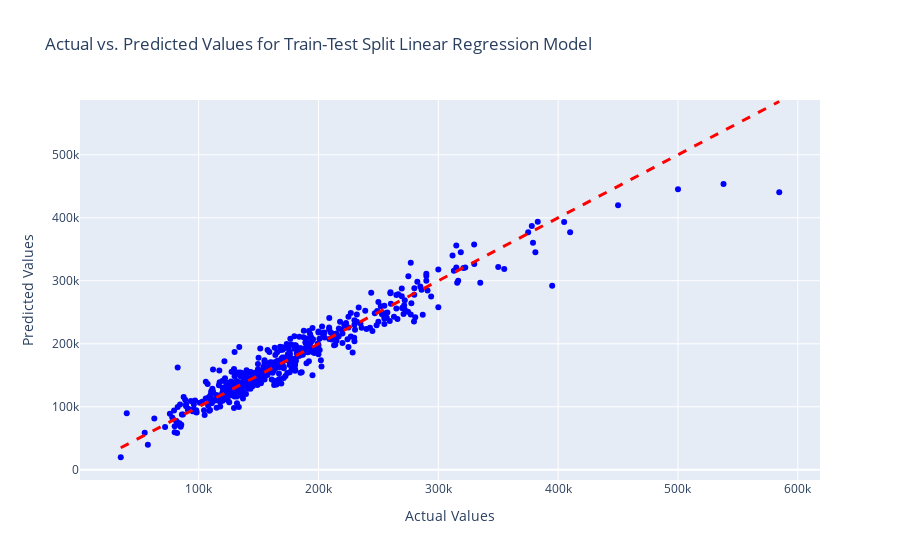
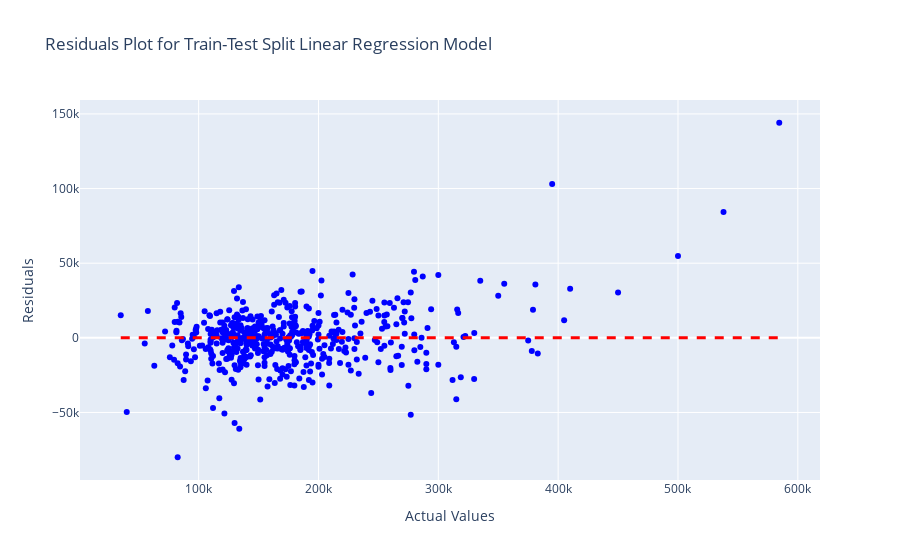

The notebook cell saved with these charts, in order:
### Markdown cell above
I was originally using the full dataset to train my model and test it on the same data. We will now look at how the results are from splitting the data.

### Code cell
X_train, X_test, y_train, y_test = train_test_split(X, y, test_size=0.2, random_state=42)

# Initialize the linear regression model
model = LinearRegression()

# Train the model on the training data
model.fit(X_train, y_train)

# Make predictions on the test set
predictions = model.predict(X_test)

# Rsquared value
print("R Squared on the test set:", r2_score(y_test, predictions))


# Mean Squared Error (MSE) on the test set
mse = mean_squared_error(y_test, predictions)
print("Mean Squared Error (MSE) on the test set:", mse)

# Root Mean Squared Error (RMSE) on the test set
rmse = mean_squared_error(y_test, predictions, squared=False)
print("Root Mean Squared Error (RMSE) on the test set:", rmse)


# Create a scatter plot with Plotly
fig = go.Figure()

# Add a scatter plot for actual vs. predicted values on the test set
fig.add_trace(go.Scatter(x=y_test, y=predictions, mode='markers', marker=dict(color='blue'), 
                         name='Actual vs. Predicted'))
# Add a diagonal line for perfect predictions
fig.add_shape(type="line", x0=min(y_test), x1=max(y_test), y0=min(y_test), y1=max(y_test),
              line=dict(color="red", width=3, dash='dash'),
              name="Perfect Predictions")

# Update layout and axis labels
fig.update_layout(title="Actual vs. Predicted Values for Train-Test Split Linear Regression Model",
                  xaxis_title="Actual Values",
                  yaxis_title="Predicted Values")

# Show the plot
fig.show()

# Plotting residuals
residuals = y_test - predictions
fig2 = go.Figure()

# Add a scatter plot for actual values and residuals on the test set
fig2.add_trace(go.Scatter(x=y_test, y=residuals, mode='markers', marker=dict(color='blue'), 
                         name='Residuals'))

# Add a horizontal line at y=0 for reference
fig2.add_shape(type="line", x0=min(y_test), x1=max(y_test), y0=0, y1=0,
              line=dict(color="red", width=3, dash='dash'),
              name="Zero Residuals Line")

fig2.update_layout(title="Residuals Plot for Train-Test Split Linear Regression Model",
                  xaxis_title="Actual Values",
                  yaxis_title="Residuals")

fig2.show()

print('\n')

### Figure 1 — Plotly figure (JSON) as saved in the notebook; plotly's stock layout.template omitted (floating-point values rounded to 4 significant figures; data arrays with more than 128 entries replaced by an {"elided": "..."} marker saying what was removed)
{"data": [{"marker": {"color": "blue"}, "mode": "markers", "name": "Actual vs. Predicted", "type": "scatter", "x": {"elided": "515 int values"}, "y": {"elided": "515 float values"}}], "layout": {"autosize": true, "shapes": [{"line": {"color": "red", "dash": "dash", "width": 3}, "name": "Perfect Predictions", "type": "line", "x0": 35000, "x1": 584500, "y0": 35000, "y1": 584500}], "title": {"text": "Actual vs. Predicted Values for Train-Test Split Linear Regression Model"}, "xaxis": {"autorange": true, "range": [2838.0, 616700.0], "title": {"text": "Actual Values"}, "type": "linear"}, "yaxis": {"autorange": true, "range": [-23490.0, 589600.0], "title": {"text": "Predicted Values"}, "type": "linear"}}}

### Figure 2 — Plotly figure (JSON) as saved in the notebook; plotly's stock layout.template omitted (floating-point values rounded to 4 significant figures; data arrays with more than 128 entries replaced by an {"elided": "..."} marker saying what was removed)
{"data": [{"marker": {"color": "blue"}, "mode": "markers", "name": "Residuals", "type": "scatter", "x": {"elided": "515 int values"}, "y": {"elided": "515 float values"}}], "layout": {"autosize": true, "shapes": [{"line": {"color": "red", "dash": "dash", "width": 3}, "name": "Zero Residuals Line", "type": "line", "x0": 35000, "x1": 584500, "y0": 0, "y1": 0}], "title": {"text": "Residuals Plot for Train-Test Split Linear Regression Model"}, "xaxis": {"autorange": true, "range": [2838.0, 616700.0], "title": {"text": "Actual Values"}, "type": "linear"}, "yaxis": {"autorange": true, "range": [-98480.0, 162600.0], "title": {"text": "Residuals"}, "type": "linear"}}}
